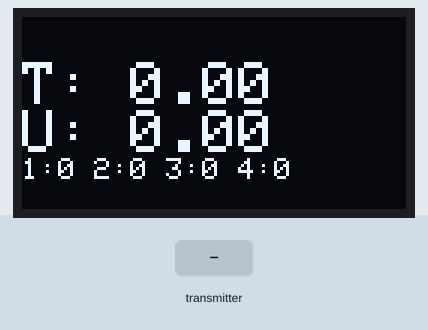
Simulated run of this sketch. Board: ESP32. Parts: 128×64 one-colour display. Inputs (shaded band) come from the test bench.

Above: at 1.2 s.
1.3 s: the transmitter starts sending temp = 25
At 2.7 s:
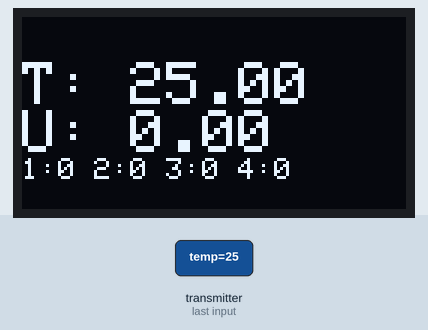
3.6 s: the transmitter starts sending umid = 25
At 4.9 s:
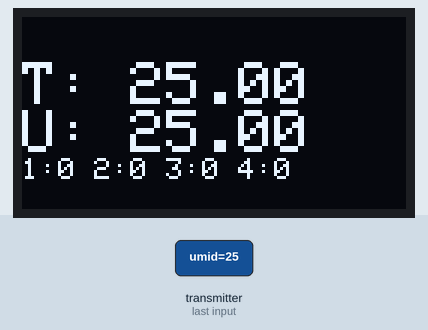
5.6 s: the transmitter starts sending moisture1 = 1024
At 7.1 s:
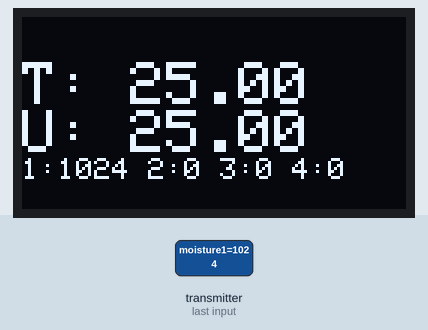
7.7 s: the transmitter starts sending moisture2 = 1024
At 9.3 s:
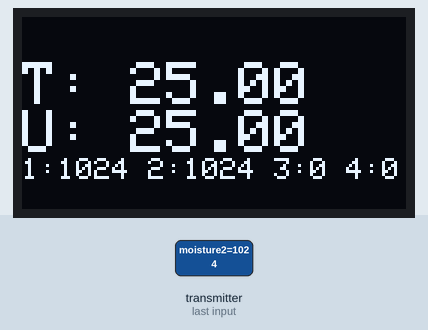
9.7 s: the transmitter starts sending moisture3 = 1024
At 11.5 s:
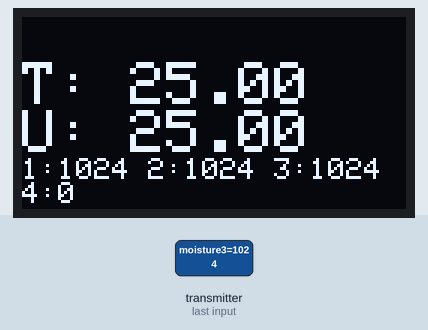
11.8 s: the transmitter starts sending moisture4 = 1024
At 13.7 s:
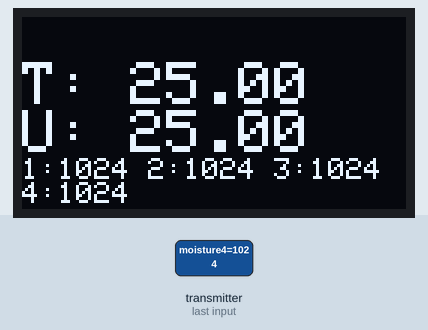
Timing chart, 0 to 14.8 s (numbered marks = the images above; inputs shaded):
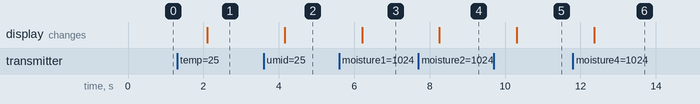

The sketch:

PLANT_RX_OLED_4Xmoisture.ino
```cpp
///////////////////////////////////////////////////////////
//

//
//
///////////////////////////////////////////////////////////

///
///     C E N T R A L
///


#include <esp_now.h>
#include <WiFi.h>

#include <Wire.h>

#include <Adafruit_GFX.h>
#include <Adafruit_SSD1306.h>

#define SCREEN_WIDTH 128  // OLED display width, in pixels
#define SCREEN_HEIGHT 64  // OLED display height, in pixels

// Declaration for an SSD1306 display connected to I2C (SDA, SCL pins)
Adafruit_SSD1306 display(SCREEN_WIDTH, SCREEN_HEIGHT, &Wire, -1);

// REPLACE WITH THE MAC Address of your receiver
//uint8_t broadcastAddress[] = {0x7C, 0x9E, 0xBD, 0x45, 0xB3, 0xC0}; // OCTOSENSOR #4
uint8_t broadcastAddress[] = {0xFF, 0xFF, 0xFF, 0xFF, 0xFF, 0xFF};


// Define variables to store readings to be sent
//int octoCommand;
//int octoNode;
//int octoValue;

// Define variables to store incoming readings
float incoming_plantTemp;
float incoming_plantUmid;
int incoming_plantMoisture1;
int incoming_plantMoisture2;
int incoming_plantMoisture3;
int incoming_plantMoisture4;

// Variable to store if sending data was successful
String success;


//Structure example to send data
//Must match the receiver structure

typedef struct struct_message {
  float temp;
  float umid;
  int moisture1;
  int moisture2;
  int moisture3;
  int moisture4;

} struct_message;


// Create a struct_message called BME280Readings to hold sensor readings
struct_message plantReadings;


// Create a struct_message to hold incoming sensor readings
struct_message incomingReadings;

esp_now_peer_info_t peerInfo;


//   TTTTT    X   X
//     T       X X
//     T        X
//     T       X X
//     T      X   X


// Callback when data is sent
void OnDataSent(const uint8_t *mac_addr, esp_now_send_status_t status) {
  //Serial.print("\r\nLast Packet Send Status:\t");
  //Serial.println(status == ESP_NOW_SEND_SUCCESS ? "Delivery Success" : "Delivery Fail");
  if (status ==0){
    success = "TX OK";
  }
  else{
    success = "TX Fail :(";
  }
}


//   RRRR    X   X
//   R   R    X X
//   RRRR      X
//   R R      X X
//   R  R    X   X

// Callback when data is received
void OnDataRecv(const esp_now_recv_info_t *recv_info, const uint8_t *incomingData, int len) {
  memcpy(&incomingReadings, incomingData, sizeof(incomingReadings));
  //Serial.print("Bytes received: ");
  //Serial.println(len);
  incoming_plantTemp = incomingReadings.temp;
  incoming_plantUmid = incomingReadings.umid;
  incoming_plantMoisture1 = incomingReadings.moisture1;
  incoming_plantMoisture2 = incomingReadings.moisture2;
  incoming_plantMoisture3 = incomingReadings.moisture3;
  incoming_plantMoisture4 = incomingReadings.moisture4;


//////////////////////////////////////////////////////////////////////////////////////
// REMOTE SENSOR VALUE into its position in Array
//   octoSensor[incomingNode-1] = incomingValue;
//////////////////////////////////////////////////////////////////////////////////////

}


// *******************************************************
//
//                  S   E   T   U   P
//
// *******************************************************


void setup() {
  // Init Serial Monitor
  Serial.begin(115200);


  // Init OLED display
  if(!display.begin(SSD1306_SWITCHCAPVCC, 0x3C)) {
    //Serial.println(F("SSD1306 allocation failed"));
    for(;;);
  }

  // Set device as a Wi-Fi Station
  WiFi.mode(WIFI_STA);

  // Init ESP-NOW
  if (esp_now_init() != ESP_OK) {
    //Serial.println("Error initializing ESP-NOW");
    return;
  }

  // Once ESPNow is successfully Init, we will register for Send CB to
  // get the status of Trasnmitted packet
  esp_now_register_send_cb(OnDataSent);

  // Register peer
  memcpy(peerInfo.peer_addr, broadcastAddress, 6);
  peerInfo.channel = 0;
  peerInfo.encrypt = false;

  // Add peer
  if (esp_now_add_peer(&peerInfo) != ESP_OK){
    //Serial.println("Failed to add peer");
    return;
  }
  // Register for a callback function that will be called when data is received
  esp_now_register_recv_cb(OnDataRecv);
}


// *******************************************************
//
//                    L  O   O   P
//
// *******************************************************


void loop() {

   updateDisplay();

  delay(1000);
}


////
////
////  F U N C T I O N S
////
////


void updateDisplay(){
  // Display Readings on OLED Display
  display.clearDisplay();
  display.setTextSize(2);
  display.setTextColor(WHITE);
  display.setCursor(0, 15);
  //display.print("plantMonitor");

  //display.setCursor(0, 30);
  display.print("T: "); display.println(incoming_plantTemp);
  display.print("U: "); display.println(incoming_plantUmid);

    display.setTextSize(1);
  display.print("1:"); display.print(incoming_plantMoisture1);
  display.print(" 2:"); display.print(incoming_plantMoisture2);
  display.print(" 3:"); display.print(incoming_plantMoisture3);
  display.print(" 4:"); display.print(incoming_plantMoisture4);


  display.display();


}
```

Measured:
- after the input at 1.3 s, the display: changes after 0.81 s (image 1)
- after the input at 3.6 s, the display: changes after 0.56 s (image 2)
- after the input at 5.6 s, the display: changes after 0.61 s (image 3)
- after the input at 7.7 s, the display: changes after 0.56 s (image 4)
- after the input at 9.7 s, the display: changes after 0.61 s (image 5)
- after the input at 11.8 s, the display: changes after 0.56 s (image 6)
